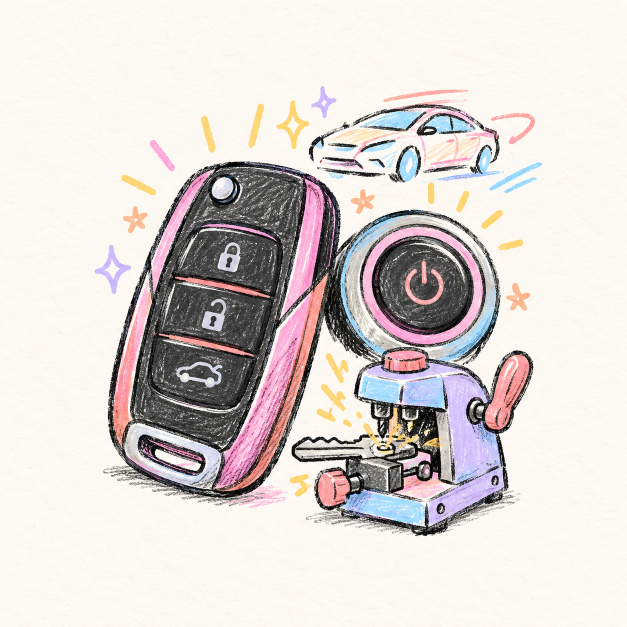
#> input picture redesign/assets/gen/exp-locksmith.png, 1254 x 1254 px, given as the content of the folder ../assets/gen/exp-locksmith.png, which was not available (shown at 1/2 size)
$ python to_webp.py ../assets/gen/exp-locksmith.png ../assets/gen/exp-systems.png
#> lines starting #> are read from the running program, lines starting #| are printed output that depends on the picture
import sys, glob, os
from PIL import Image
src, dst = sys.argv[1], sys.argv[2]; os.makedirs(dst, exist_ok=True)
for f in glob.glob(os.path.join(src, '*.png')):
    im = Image.open(f).convert('RGB'); im.thumbnail((900, 900), Image.LANCZOS)
#> further down, im is the input picture: PIL image 1254x1254 RGB; mean R, G, B 218.8, 212, 209.4
#> after `im.thumbnail((900, 900), Image.LANCZOS)`:
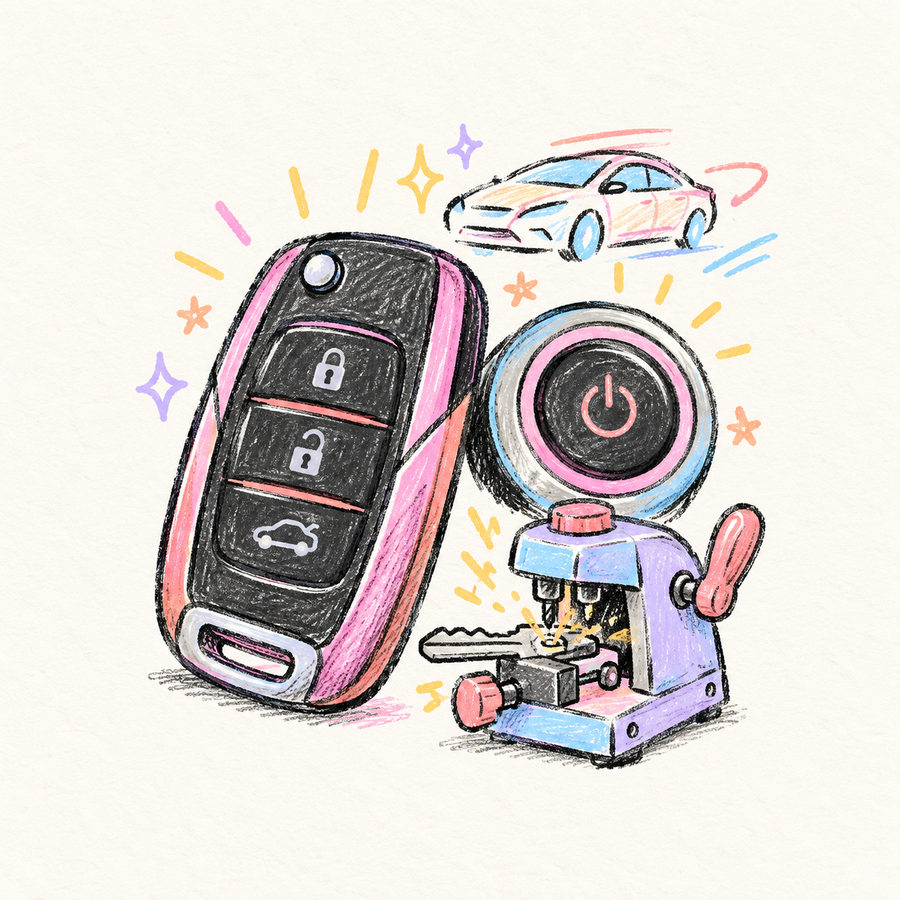
#> im: PIL image 900x900 RGB; mean R, G, B 218.8, 212, 209.4
    out = os.path.join(dst, os.path.basename(f)[:-4] + '.webp'); im.save(out, 'WEBP', quality=82, method=6)
    print(os.path.basename(out), os.path.getsize(out) // 1024, 'KB')

$ run again, on redesign/assets/gen/exp-systems.png
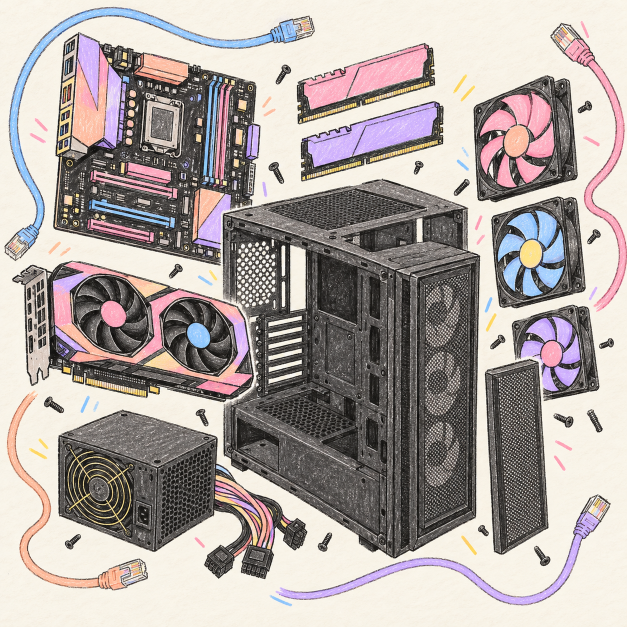
#> input picture redesign/assets/gen/exp-systems.png, 1254 x 1254 px, given as the content of the folder ../assets/gen/exp-systems.png, which was not available (shown at 1/2 size)
#> im is the input picture: PIL image 1254x1254 RGB; mean R, G, B 173, 164.1, 160.7
#> `im.thumbnail((900, 900), Image.LANCZOS)`:
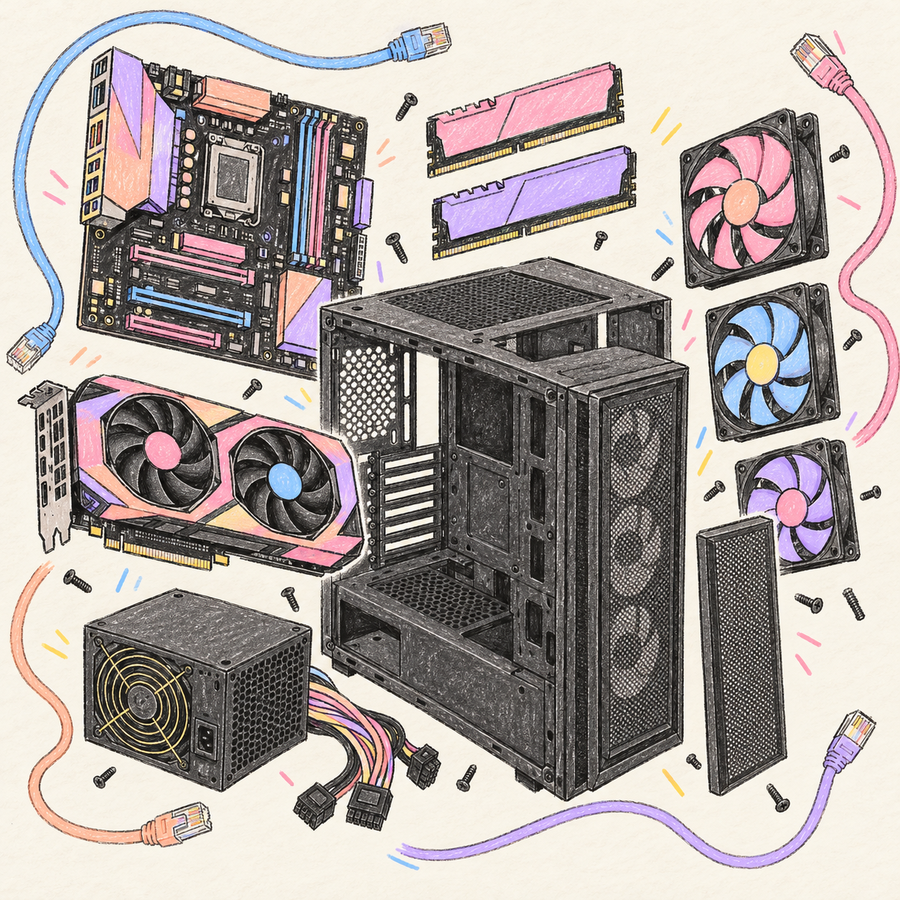
#> im: PIL image 900x900 RGB; mean R, G, B 173, 164.1, 160.7

$ run again, on redesign/assets/gen/proj-compiler.png
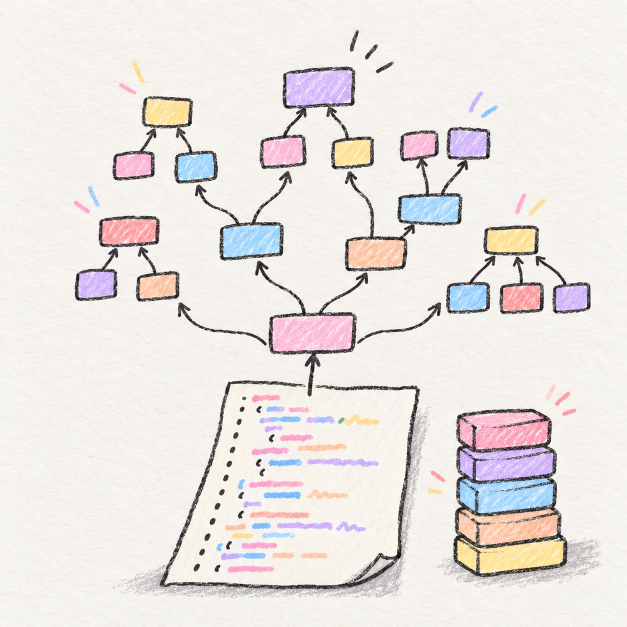
#> input picture redesign/assets/gen/proj-compiler.png, 1254 x 1254 px, given as the content of the folder ../assets/gen/proj-compiler.png, which was not available (shown at 1/2 size)
#> im is the input picture: PIL image 1254x1254 RGB; mean R, G, B 233.7, 228.7, 225.6
#> `im.thumbnail((900, 900), Image.LANCZOS)`:
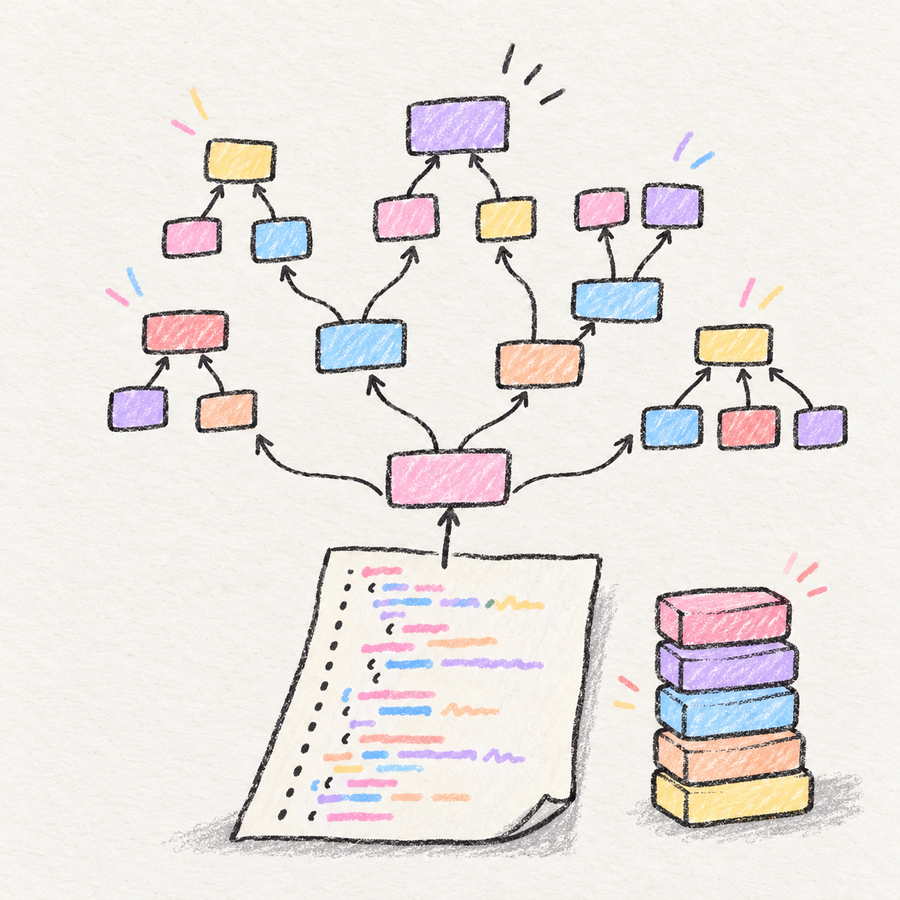
#> im: PIL image 900x900 RGB; mean R, G, B 233.7, 228.7, 225.6
